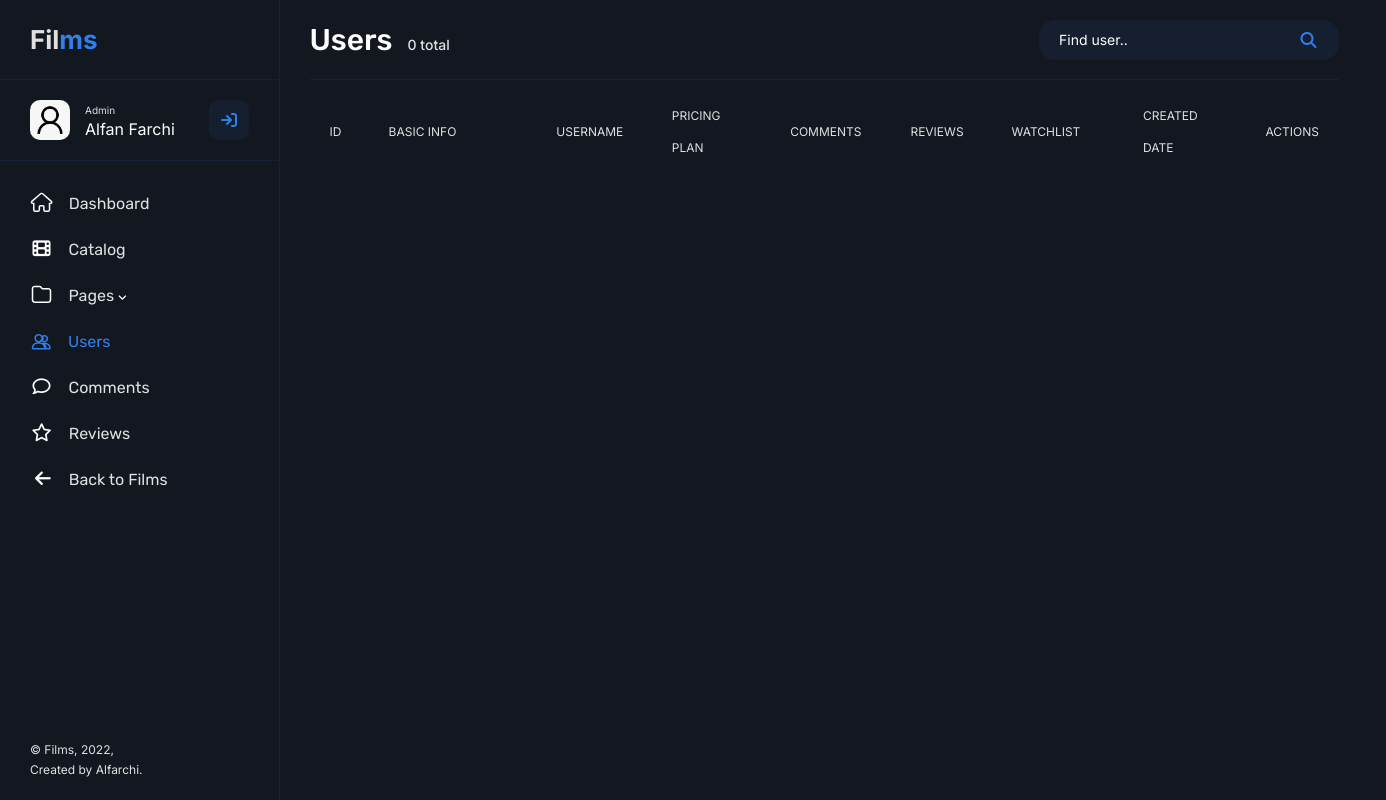
Page /admin/users.php on the earlier database version.
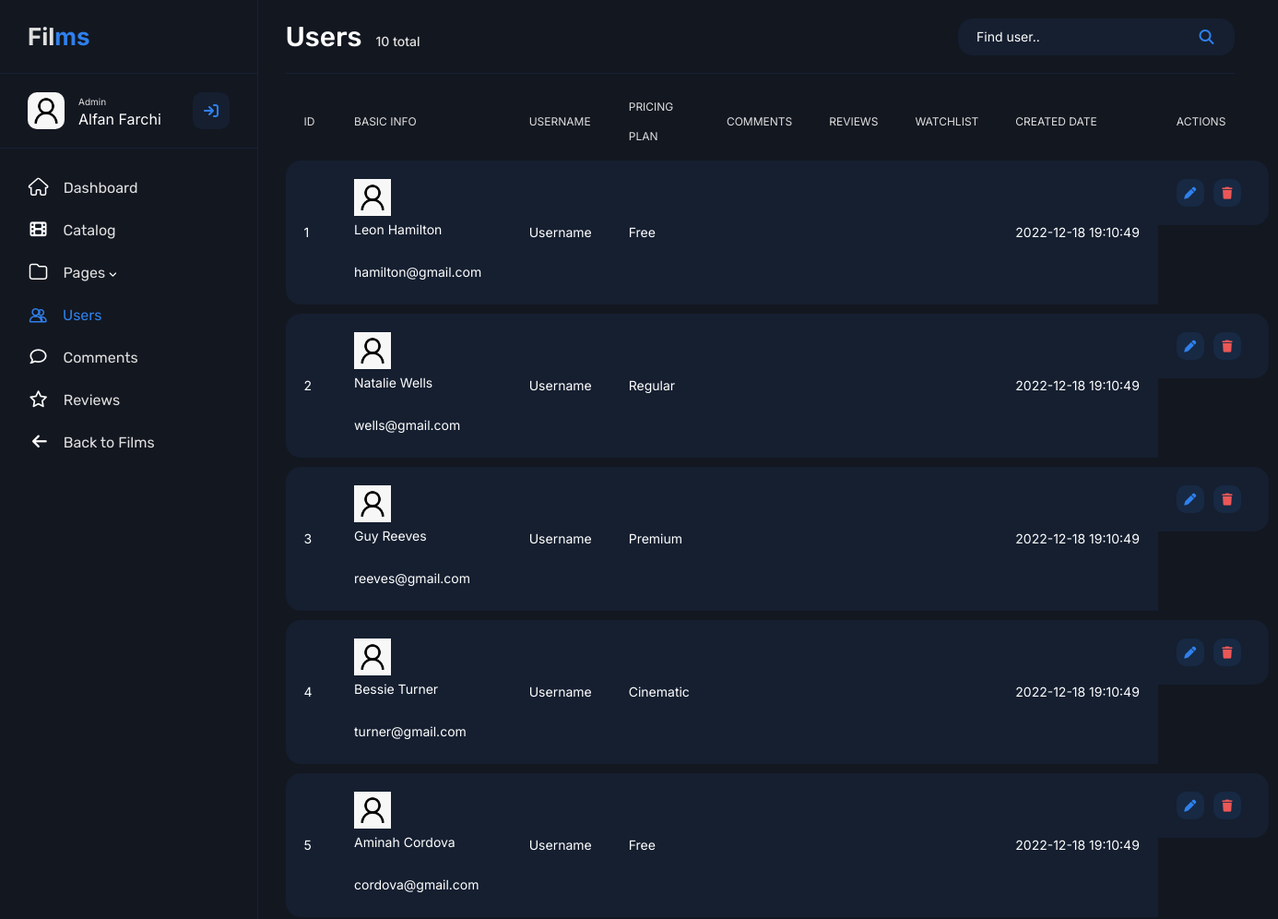
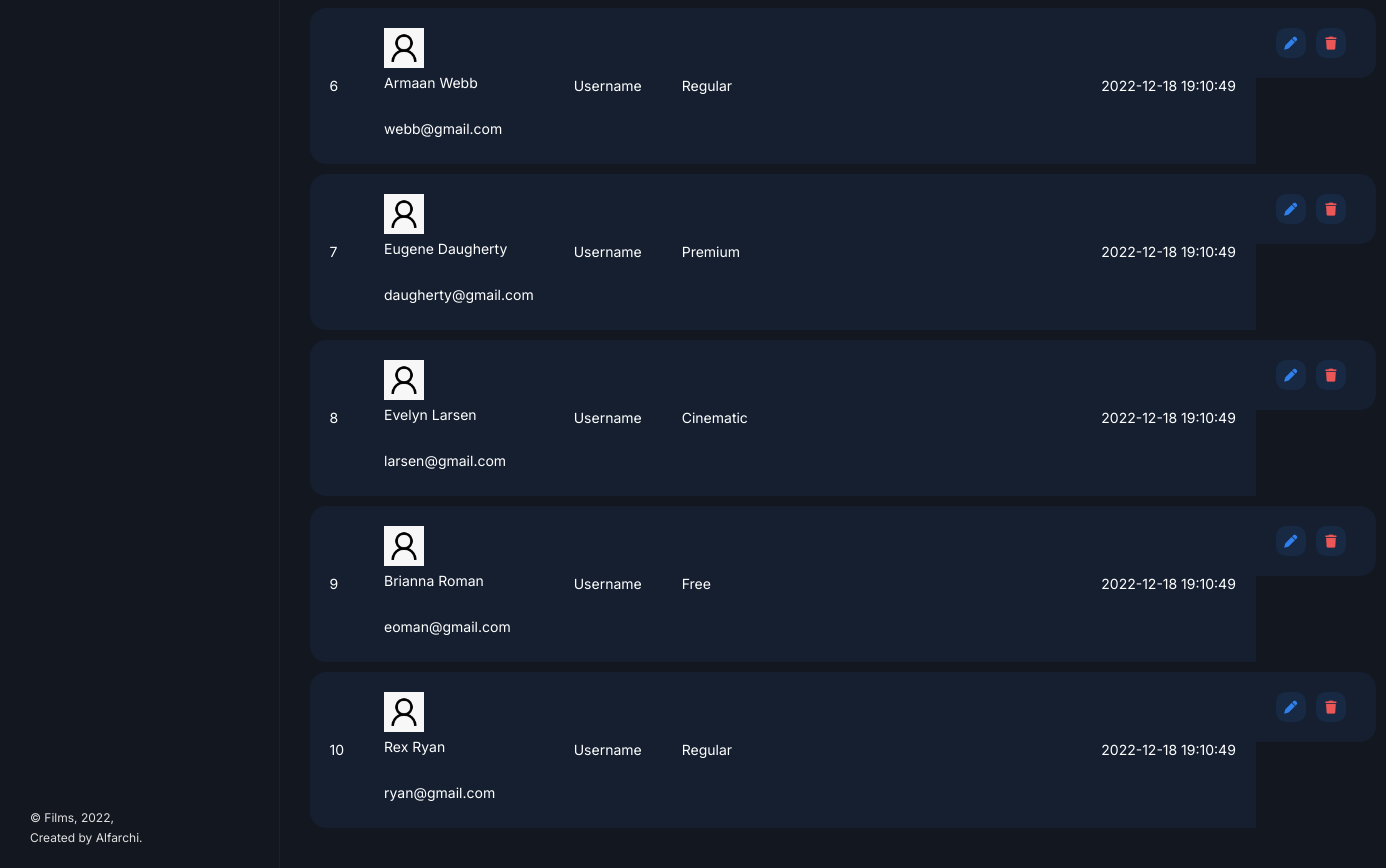
Same page on the later database version (2 pictures, top to bottom).
### tables this page shows
create table user_subs (
    id_buy int primary key auto_increment,
    id_user int,
    id_subs int,
    buy_date datetime,
    foreign key (id_user) references user (id_user),
    foreign key (id_subs) references subs (id_subs)
);

create table user (
    id_user int primary key auto_increment,
    email varchar(40),
    password varchar(20),
    username varchar(30),
    create_date datetime
);

create table subs (
    id_subs int primary key auto_increment,
    plan varchar(10),
    price float
);

### main/functions.php (called while the page is built, shortened)
<?php
$conn = mysqli_connect("localhost", "root", "", "films");
function query($query) {
    global $conn;
    $result = mysqli_query($conn, $query);
    $rows = [];
    while($row = mysqli_fetch_assoc($result)) {
        $rows[] = $row;
    }
    return $rows;
}
?>

### admin/users.php (the view, shortened to what this page needs)
<?php
require "../main/functions.php";
$user = query("SELECT * FROM user INNER JOIN user_subs ON user_subs.id_user = user.id_user INNER JOIN subs ON subs.id_subs = user_subs.id_subs ORDER BY user.id_user ASC");
$count = query("SELECT COUNT(id_user) AS count FROM user");
?>
<!DOCTYPE html>
<html lang="en">
    <head>
        <link rel="stylesheet" href="../assets/styles/style.css">
        <link href="https://cdn.jsdelivr.net/npm/bootstrap@5.2.2/dist/css/bootstrap.min.css" rel="stylesheet">
    </head>
    <body>
        <section class="sidebar">
            <a href="" class="sidebar__logo">Fil<span>ms</span></a>
            <div class="sidebar__user">
                <img class="sidebar__avatar" src="../assets/images/icon/user.jpeg" alt="" height="40px" width="40px">
                <span>Admin</span>
                <p>Alfan Farchi</p>
                <button class="sidebar__user-btn"><i class="fa-solid fa-arrow-right-to-bracket"></i></button>
            </div>
            <div class="sidebar__nav">
                <ul class="sidebar__nav-content">
                    <li class="sidebar__nav-item"><a href="./admin.php"><i class="fa-solid fa-house margin"></i>Dashboard</li></a>
                    <li class="sidebar__nav-item"><a href="./catalog.php"><i class="fa-solid fa-film default"></i>Catalog</li></a>
                    <li class="sidebar__nav-item"><a href="#"><i class="fa-solid fa-folder"></i>Pages <i class="fa-solid fa-angle-down down default"></i></li></a>
                    <li class="sidebar__nav-item"><a href="./users.php" class="active actives"><i class="fa-solid fa-user-group user"></i>Users</li></a>
                    <li class="sidebar__nav-item"><a href="./comments.php"><i class="fa-regular fa-comment default"></i>Comments</li></a>
                    <li class="sidebar__nav-item"><a href="./reviews.php"><i class="fa-regular fa-star default margin"></i>Reviews</li></a>
                    <li class="sidebar__nav-item"><a href="../index.php"><i class="fa-solid fa-arrow-left default arrow"></i>Back to Films</li></a>
                </ul>
            </div>
            <p class="sidebar__footer">© Films, 2022,<br>Created by Alfarchi.</p>
        </section>
        <main class="main">
            <div class="container-fluid">
                <div class="row">
                    <div class="col-12">
                        <div class="main__header">
                            <?php $i = 1 ?> <?php foreach($count as $row): ?>
                            <h2 class="main__header-title">Users&ensp;<span><?php echo $row["count"]; ?> total</span></h2>
                            <?php $i++ ?> <?php endforeach; ?>
                            <form action="" method="post" spellcheck="false" autocomplete="off" class="nav__form nav__admin">
                                <input type="input" name="keyword" placeholder="Find user.." class="nav__search search__admin">
                                <button type="submit" name="search" class="nav__action-btn"><i class="fa-solid fa-magnifying-glass"></i></button>
                            </form>
                        </div>
                    </div>
                    <div class="col-12">
                        <table class="main__table">
                            <thead>
                                <tr>
                                    <td class="user__id">ID</td>
                                    <td class="user__info">BASIC INFO</td>
                                    <td class="user__username">USERNAME</td>
                                    <td class="user__plan">PRICING PLAN</td>
                                    <td class="user__comments">COMMENTS</td>
                                    <td class="user__reviews">REVIEWS</td>
                                    <td class="user__watch">WATCHLIST</td>
                                    <td class="user__date">CREATED DATE</td>
                                    <td class="user__actions">ACTIONS</td>
                                </tr>
                            </thead>
                            <tbody>
                                <?php foreach($user as $row): ?>
                                <tr>
                                    <td class="user__id"><?php echo $row["id_user"]; ?></td>
                                    <td class="user__info">
                                        <img class="user__avatar" src="../assets/images/icon/user.jpeg" alt="" height="40px" width="40px">
                                        <p><?php echo $row["username"]; ?></p>
                                        <span><?php echo $row["email"]; ?></span>
                                    </td>
                                    <td class="user__username"><?php echo $row[""]; ?>Username</td>
                                    <td class="user__plan"><?php echo $row["plan"]; ?></td>
                                    <td class="user__comments"><?php echo $row[""]; ?></td>
                                    <td class="user__reviews"></td>
                                    <td class="user__save"><?php echo $row[""]; ?></td>
                                    <td class="user__date"><?php echo $row["create_date"]; ?></td>
                                    <td class="action__button"><a href=""><i class="fa-solid fa-pen"></i></a><a href="" onclick="return confirm('Delete user?')"><i class="fa-solid fa-trash"></i></a></td>
                                </tr>
                                <?php endforeach; ?>
                            </tbody>
                        </table>
                    </div>
                </div>
            </div>
    </body>
</html>

### assets/styles/style.css (style rules this page uses)
* { margin: 0; padding: 0; box-sizing: border-box; font-family: Inter, sans-serif; }
body { background-color: #131720 !important; }
.nav__form { display: flex; margin-right: 65px; position: relative; align-items: center; }
.nav__search { padding: 10px 60px 10px 20px; height: 40px; width: 250px; outline: none; font-size: 14px; color: #fff; border-style: none; border-radius: 16px; background-color: #151f30; }
::placeholder { color: #e0e0e0; opacity: 1; }
.nav__action-btn { border-style: none; height: fit-content; }
.nav__action-btn i { color: #2f80ed; transition: all, 0.5s; }
.nav__form .nav__action-btn { position: absolute; right: 22.5px; background-color: transparent; }
::placeholder { color: #fff; opacity: 1; }
.sidebar { height: 100%; width: 280px; position: fixed; background-color: #131720; border-right: 1px solid rgba(47,128,237,0.1); z-index: 999; }
.sidebar__logo { height: 80px; padding: 0 30px; display: flex; align-items: center; color: #e0e0e0; font-size: 26px; font-weight: bold; text-decoration: none; border-bottom: 1px solid rgba(47,128,237,0.1); }
.sidebar__logo span { color: #2f80ed; }
.sidebar__user { padding: 20px 30px 21px; position: relative; display: flex; flex-direction: column; border-bottom: 1px solid rgba(47,128,237,0.1); }
.sidebar__avatar { position: absolute; top: 20px; left: 30px; border-radius: 10px; }
.sidebar__user span, .sidebar__user p { margin: 0 55px 0; }
.sidebar__user span { color: #e0e0e0; font-size: 10px; line-height: 2; }
.sidebar__user p { font-size: 16px; color: #fff; line-height: 1.2; }
.sidebar__user-btn { position: absolute; top: 20px; right: 30px; height: 40px; width: 40px; border: none; border-radius: 10px; background-color: #151f30; transition: all, 0.5s; }
.sidebar__user-btn i { color: #2f80ed; transition: all, 0.5s; }
.sidebar__nav { padding: 30px 30px; }
.sidebar__nav-content { margin: 0; padding: 0; list-style: none; }
.sidebar__nav-item { margin-left: 2.5px; margin-bottom: 21px; width: fit-content; }
.sidebar__nav-item a { font-family: 'Rubik', sans-serif; color: #e0e0e0; text-decoration: none; transition: all, 0.5s; }
.sidebar__nav-item a i { transition: all, 0.5s; }
.sidebar__nav-item i { margin-right: 18px; font-size: 18px; -webkit-text-stroke: 1.5px #fff; -webkit-text-fill-color: transparent; }
.default { color: #fff; -webkit-text-stroke: unset !important; -webkit-text-fill-color: unset !important; }
.active, .active i { color: #2f80ed !important; cursor: default; }
.actives i { -webkit-text-stroke: 1.5px #2f80ed !important; }
.margin { margin-left: -1px !important; margin-right: 17px !important; }
.user { font-size: 14px !important; }
.down { font-size: 10px !important; }
.arrow { margin-left: 2.5px !important; }
.sidebar__footer { margin: 0; padding: 20px 30px; position: absolute; color: #e0e0e0; bottom: 0; font-size: 12px; line-height: 1.65; }
.main { padding: 0 35px 30px 297.5px; background-color: #131720; }
.main__header { margin-bottom: 10px; height: 80px; display: flex; align-items: center; justify-content: space-between; border-bottom: 1px solid rgba(47,128,237,0.1); }
.nav__admin { margin: 0; }
.search__admin { width: 300px; }
.main__header-title { margin: 0; font-family: 'Rubik', sans-serif; font-size: 30px; color: #fff; }
.main__header-title span { color: #e0e0e0; font-size: 14px; }
.action__button { display: flex; align-items: center; }
.action__button a { width: 30px; height: 30px; margin-right: 10px; display: flex; align-items: center; justify-content: center; text-decoration: none; border-radius: 10px; background-color: rgba(47,128,237,0.1);; }
.fa-pen { color: #2f80ed; }
.fa-trash { color: #eb5757; }
.main__table { width: 100%; border-collapse: separate; border-spacing: 0 10px; }
thead tr td { color: #e0e0e0; padding: 0px 20px; font-size: 12px; line-height: 32px; background-color: none; }
tbody tr td { color: #fff; padding: 20px; font-size: 14px; line-height: 30px; overflow: hidden; white-space: nowrap; text-decoration: none; text-overflow: ellipsis; background-color: #151f30; }
tr td:first-child { border-radius: 16px 0 0 16px; }
tr td:last-child { border-radius: 0 16px 16px 0; }
tr td i { color: #2f80ed; font-size: 13px; }
.user__id { width: 65px; }
.user__info { width: 242.5px; position: relative; }
.user__username { width: 122.5px; }
.user__plan { width: 142.5px; }
.user__comments { width: 127.5px; }
.user__reviews { width: 107.5px; }
.user__watch { width: 150px; }
.user__date { width: 145px; }

Differences in the rows shown:
added user_subs: id_user "1", id_user.username "Leon Hamilton", id_user.email "hamilton@gmail.com", id_subs.plan "Free", id_user.create_date "2022-12-18 19:10:49"
added user_subs: id_user "2", id_user.username "Natalie Wells", id_user.email "wells@gmail.com", id_subs.plan "Regular", id_user.create_date "2022-12-18 19:10:49"
added user_subs: id_user "3", id_user.username "Guy Reeves", id_user.email "reeves@gmail.com", id_subs.plan "Premium", id_user.create_date "2022-12-18 19:10:49"
added user_subs: id_user "4", id_user.username "Bessie Turner", id_user.email "turner@gmail.com", id_subs.plan "Cinematic", id_user.create_date "2022-12-18 19:10:49"
added user_subs: id_user "5", id_user.username "Aminah Cordova", id_user.email "cordova@gmail.com", id_subs.plan "Free", id_user.create_date "2022-12-18 19:10:49"
added user_subs: id_user "6", id_user.username "Armaan Webb", id_user.email "webb@gmail.com", id_subs.plan "Regular", id_user.create_date "2022-12-18 19:10:49"
added user_subs: id_user "7", id_user.username "Eugene Daugherty", id_user.email "daugherty@gmail.com", id_subs.plan "Premium", id_user.create_date "2022-12-18 19:10:49"
added user_subs: id_user "8", id_user.username "Evelyn Larsen", id_user.email "larsen@gmail.com", id_subs.plan "Cinematic", id_user.create_date "2022-12-18 19:10:49"
added user_subs: id_user "9", id_user.username "Brianna Roman", id_user.email "eoman@gmail.com", id_subs.plan "Free", id_user.create_date "2022-12-18 19:10:49"
added user_subs: id_user "10", id_user.username "Rex Ryan", id_user.email "ryan@gmail.com", id_subs.plan "Regular", id_user.create_date "2022-12-18 19:10:49"
Other differences:
new list line: "Users 10 total"
list line gone: "Users 0 total"
